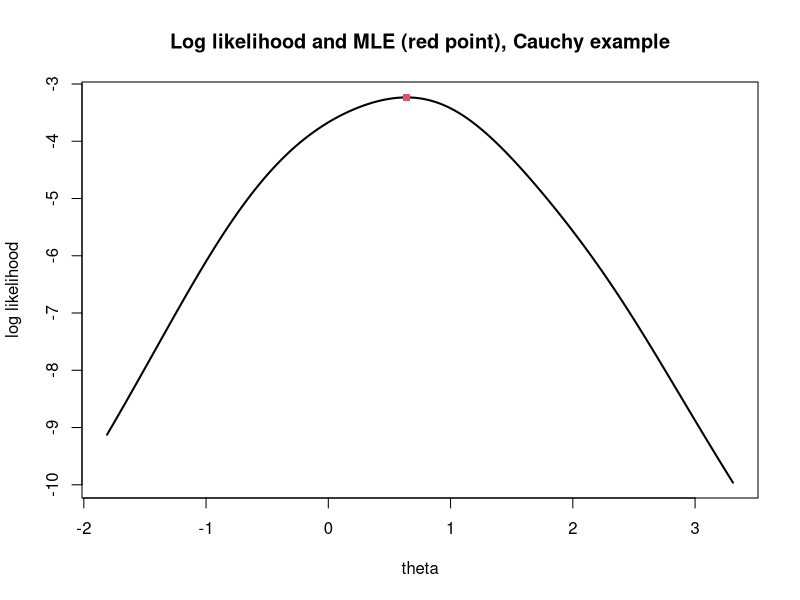

The R source for this figure:
# Solution to Workshop 2 Question: Iterative MLE

# PART 1.
# Firstly reead in the values of y.
y <- c(1.09,-0.23,0.79,2.31,-0.81)

# Set theta0 to 0. You may want to vary this.
theta0 <- 0

# Create the function U which takes in parameter theta,
# and then calculates the value in the {} brackets.
# This is the score function.
U <- function(theta){2*sum((y-theta)/(1+(y-theta)^2))}

# Initialise the theta parameter to theta0
theta<- theta0

# Set the tolerance of the function to 10^{-6}.
eps <- 1/10^6

# Iterate through the function until the tolerance criteria is met.
# This is based off the fisher method of scoring which says:
# theta_{r+1} = theta_{r} + U(theta_{r})/I(theta_{r}).
# Here we use the result from Asymptotic variance part where
# we worked out that I(theta) = n/2= 5/2
while(abs(U(theta)) > eps) {theta <- theta + U(theta)*2/5 }

# Print out the value that theta becomes.
print(theta)

# PART 2.
# Make the function for the log-likelihood.
# This takes in theta and returns the value in {}.
loglik <- function(theta){-sum(log(1+(y-theta)^2))}

# Import the package maxLik. This takes care of the maximum likelihood
# for us, instead of having to hard code this. You may need to run the
# install command first before running the library.
install.packages("maxLik")
library(maxLik)

# Run the function on the loglikelihood.
# This takes in the function as the first argument,
# grad: Null means we use the numerical gradient.
# hess: Null means we use the conventional Hessian.
# method: "NR" is the Newton Raphson method.
# constraints: Null means we are performing unconstrained maximisation.
NRmax <- maxLik(loglik, grad = NULL, hess = NULL, -10, method="NR", constraints=NULL)

# Call the summary which gives us a bunch of useful information.
summary(NRmax)

# We can now create a plot should we wish that will help us
# visually verify this is the maximum of the system.

# Set some entry points from below the smallest y and above the largest.
# Have these points increase in increments of 0.01
x = seq(min(y)-1, max(y)+1, 0.01)

# Initilise a vector of length x with NAs (ready for the likelihoods).
loglik.x = rep(NA, length(x))

# For each value in the vector x, calculate the likelihood and
# then store it in the correct position in the loglik.x vector.
for (i in 1:length(x))
  loglik.x[i]= loglik(x[i])

# Set the optimal value as known from the NR MLE.
theta.hat =  0.6393

# Plot the values from the log-likelihood against the x values.
plot(x,  loglik.x, type = 'l', lwd=2, xlab = "theta", ylab="log likelihood")

# Add the optimal value point.
points(theta.hat, loglik(theta.hat), col=2, pch=15)

# Add a title to the plot.
title("Log likelihood and MLE (red point), Cauchy example")
